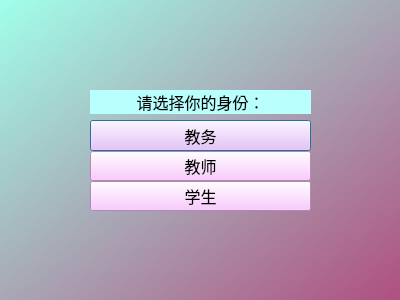
<?xml version="1.0" encoding="UTF-8"?>
<ui version="4.0">
 <class>identity_choose</class>
 <widget class="QDialog" name="identity_choose">
  <property name="geometry">
   <rect>
    <x>0</x>
    <y>0</y>
    <width>400</width>
    <height>300</height>
   </rect>
  </property>
  <property name="windowTitle">
   <string>Dialog</string>
  </property>
  <property name="styleSheet">
   <string notr="true">#identity_choose{
background-color: qlineargradient(spread:pad, x1:0, y1:0, x2:1, y2:1, stop:0 rgba(161, 255, 234, 255), stop:1 rgba(175, 80, 128, 255));
}</string>
  </property>
  <widget class="QWidget" name="">
   <property name="geometry">
    <rect>
     <x>90</x>
     <y>90</y>
     <width>221</width>
     <height>121</height>
    </rect>
   </property>
   <layout class="QVBoxLayout" name="verticalLayout_2">
    <item>
     <widget class="QLabel" name="label">
      <property name="font">
       <font>
        <family>楷体</family>
        <pointsize>12</pointsize>
       </font>
      </property>
      <property name="styleSheet">
       <string notr="true">#label{
	background-color: rgb(184, 255, 253);
}</string>
      </property>
      <property name="text">
       <string>请选择你的身份：</string>
      </property>
      <property name="alignment">
       <set>Qt::AlignCenter</set>
      </property>
     </widget>
    </item>
    <item>
     <layout class="QVBoxLayout" name="verticalLayout">
      <property name="spacing">
       <number>0</number>
      </property>
      <item>
       <widget class="QPushButton" name="pushButton_admin">
        <property name="baseSize">
         <size>
          <width>0</width>
          <height>0</height>
         </size>
        </property>
        <property name="font">
         <font>
          <family>楷体</family>
          <pointsize>12</pointsize>
         </font>
        </property>
        <property name="styleSheet">
         <string notr="true">#pushButton_admin:!hover
{
	background-color: rgb(251, 188, 255);
}

#pushButton_admin:hover{
	background-color: rgb(184, 255, 253);
}</string>
        </property>
        <property name="text">
         <string>教务</string>
        </property>
       </widget>
      </item>
      <item>
       <widget class="QPushButton" name="pushButton_teacher">
        <property name="font">
         <font>
          <family>楷体</family>
          <pointsize>12</pointsize>
         </font>
        </property>
        <property name="styleSheet">
         <string notr="true">#pushButton_teacher:!hover
{
	background-color: rgb(251, 188, 255);
}

#pushButton_teacher:hover{
	background-color: rgb(184, 255, 253);
}</string>
        </property>
        <property name="text">
         <string>教师</string>
        </property>
       </widget>
      </item>
      <item>
       <widget class="QPushButton" name="pushButton_student">
        <property name="font">
         <font>
          <family>楷体</family>
          <pointsize>12</pointsize>
         </font>
        </property>
        <property name="styleSheet">
         <string notr="true">#pushButton_student:!hover
{
	background-color: rgb(251, 188, 255);
}

#pushButton_student:hover{
	background-color: rgb(184, 255, 253);
}</string>
        </property>
        <property name="text">
         <string>学生</string>
        </property>
       </widget>
      </item>
     </layout>
    </item>
   </layout>
  </widget>
 </widget>
 <resources/>
 <connections/>
</ui>
